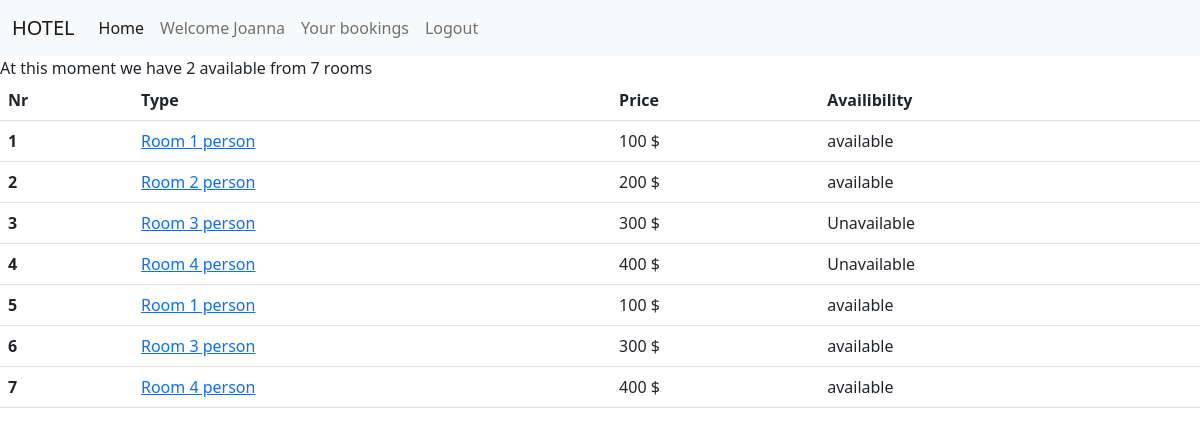
Screenshot of / (signed in) with the database file from the repository.
### account/models.py (models this page shows, shortened)
class Accounts(AbstractBaseUser):  #dla zwyklego uztkownika
    first_name =     models.CharField(max_length=50)
    last_name  =     models.CharField(max_length=50)
    username =       models.CharField(max_length=50, unique=True)
    email =          models.EmailField(max_length=50, unique=True)
    phone_number =   models.CharField(max_length=50)
    date_joined = models.DateTimeField(auto_now_add=True)
    last_login = models.DateTimeField(auto_now_add=True)
    is_admin = models.BooleanField(default=False)
    is_staff = models.BooleanField(default=False)
    is_active = models.BooleanField(default=True)
    is_superadmin = models.BooleanField(default=False)
    USERNAME_FIELD = 'email'
    REQUIRED_FIELDS = ['username', 'first_name', 'last_name']
    objects = MyAccountManager() # mowimy ze zarządzamy poprzez klase MyAccountManager

class Room(models.Model):
    id = models.UUIDField(primary_key=True, default=uuid.uuid4, editable=False)
    room_type_id = models.ForeignKey(RoomType, on_delete=models.CASCADE)
    room_status_id = models.ForeignKey(RoomStatus, on_delete=models.CASCADE)
    room_no = models.CharField(max_length=5, unique=True)
    price = models.CharField(max_length=10)
    created_at = models.DateTimeField(auto_now_add=True, null=True)
    updated_at = models.DateTimeField(auto_now=True, null=True)
    is_active = models.BooleanField(default=False)

class RoomType(models.Model):
    id = models.UUIDField(primary_key=True, default=uuid.uuid4, editable=False)
    type = models.CharField(max_length=30, unique=True)
    price = models.CharField(max_length=10)
    created_at = models.DateTimeField(auto_now_add=True, null=True)
    updated_at = models.DateTimeField(auto_now=True, null=True)
    def __str__(self):
        return f'Room {self.type}  person' #price: {self.price}'

class RoomStatus(models.Model):
    id = models.UUIDField(primary_key=True, default=uuid.uuid4, editable=False)
    status = models.CharField(max_length=20, unique=True)
    created_at = models.DateTimeField(auto_now_add=True, null=True)
    updated_at = models.DateTimeField(auto_now=True, null=True)
    def __str__(self):
        return f' {self.status}'

### account/views.py (the view)
# urls.py: path('', views.home, name='home'),
def home(request):
    rooms = Room.objects.all()#.filter(is_active=True)
    room_status = RoomStatus.objects.all()
    count_all = rooms.count()
    count_available = room_status.count()
    context = {'rooms': rooms,
               'count_available': count_available,
               'count_all': count_all,
               'room_status': room_status}
    return render(request, 'home.html', context)

### account/templates/home.html (shortened to what this page needs)
{% extends 'base.html' %}
{% block content %}
At this moment we have {{ count_available }} available from {{ count_all}} rooms
<table class="table">
  <thead>
    <tr>
      <th scope="col">Nr</th>
      <th scope="col">Type</th>
      <th scope="col">Price</th>
      <th scope="col">Availibility</th>
    </tr>
  </thead>
  <tbody>
  {% for room in rooms %}
    <tr>
      <th scope="row">{{ room.room_no }}</th>
      <td> <a href="{% url 'room_detail_view' room.pk %}">{{ room.room_type_id }}</td>
      <td>{{ room.price }}</td>
      <td>{{ room.room_status_id}}</td>
    </tr>
  {% endfor %}
  </tbody>
</table>
{% endblock %}

### account/templates/base.html (shortened to what this page needs)
{% load static %}
<!doctype html>
<html lang="en">
  <head>
    <link href="https://cdn.jsdelivr.net/npm/bootstrap@5.2.2/dist/css/bootstrap.min.css" rel="stylesheet">
  </head>
  <body>
  </body>
</html>
<nav class="navbar navbar-expand-lg bg-light">
  <div class="container-fluid">
    <a class="navbar-brand" href="#">HOTEL</a>
    <div class="collapse navbar-collapse" id="navbarNavAltMarkup">
      <div class="navbar-nav">
        <a class="nav-link active" aria-current="page" href="{% url 'home' %}">Home</a>
        {% if user.is_authenticated %}
        <a class="nav-link ">Welcome {{ user.first_name }}</a>
        <a class="nav-link "href="{% url 'booked_rooms' %}">Your bookings</a>
        <a class="nav-link " href="{% url 'logout_view' %}">Logout</a>
        {% else %}
        <a class="nav-link" href="{% url 'register_superuser' %}">Register Superuser</a>
        <a class="nav-link" href="{% url 'register_user' %}">Register User</a>
        <a class="nav-link" href="{% url 'login' %}">Login</a>
        {% endif %}
      </div>
    </div>
  </div>
</nav>
{% block content %}
{% endblock %}

### rows the page displays
Accounts: first_name "Joanna"
Room: room_no "1", room_type_id "Room 1 person", price "100 $", room_status_id "available"
Room: room_no "2", room_type_id "Room 2 person", price "200 $", room_status_id "available"
Room: room_no "3", room_type_id "Room 3 person", price "300 $", room_status_id "Unavailable"
Room: room_no "4", room_type_id "Room 4 person", price "400 $", room_status_id "Unavailable"
Room: room_no "5", room_type_id "Room 1 person", price "100 $", room_status_id "available"
Room: room_no "6", room_type_id "Room 3 person", price "300 $", room_status_id "available"
Room: room_no "7", room_type_id "Room 4 person", price "400 $", room_status_id "available"

### other values shown
{{ count_available }} "2"
{{ count_all }} "7"
